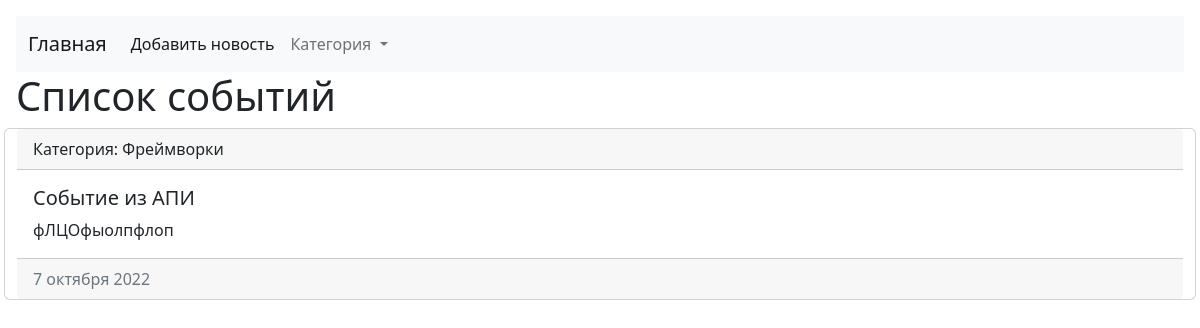
Screenshot of /api/blog/31/ with the database file from the repository.
### blog/models.py (models this page shows, shortened)
class Blog(models.Model):
    title = models.CharField(max_length=150, verbose_name='Наименование')
    content = models.TextField(blank=True, verbose_name='Контент')
    created_at = models.DateTimeField(auto_now_add=True, verbose_name="Дата публикации")
    updated_at = models.DateTimeField(auto_now=True, verbose_name="Дата обновления")
    photo = models.ImageField(upload_to="photos/%Y/%m/%d", blank=True, verbose_name="Фото")
    is_published = models.BooleanField(default=True, verbose_name="Запись опубликована?")
    category = models.ForeignKey(Category, on_delete=models.PROTECT, null=True, verbose_name="Категория")
    class Meta:
        verbose_name = 'Событие'
        verbose_name_plural = "События"
        ordering = ['-created_at']

class Category(models.Model):
    title = models.CharField(max_length=150, db_index=True, verbose_name="Категория")
    def __str__(self):
        return self.title
    class Meta:
        verbose_name = 'Категория'
        verbose_name_plural = "Категории"

### blog/views.py (the view)
# urls.py: path('blog/<int:pk>/', ViewBlog.as_view(), name='view_blog'),
class ViewBlog(DetailView):
    model = Blog
    context_object_name = 'blog_item'

### blog/templates/blog/blog_detail.html (shortened to what this page needs)
{% extends 'base.html' %}
{% block content %}
        <div class="card mb-3">
        <div class="card-header">
            Категория: <a>{{ blog_item.category }}</a>
        </div>
        <div class="card-body">
            <div class="media">
                <div class="media-body">
                    <h5 class="card-title">{{ blog_item.title }}</h5>
                    <p class="card-text">{{ blog_item.content}}</p>
                </div>
            </div>
        </div>
        <div class="card-footer text-muted">
            {{ blog_item.created_at|date:"j E Y" }}
        </div>
</div>
{% endblock %}

### rows the page displays
Blog: category "Фреймворки", title "Событие из АПИ", content "фЛЦОфыолпфлоп", created_at "7 октября 2022"
